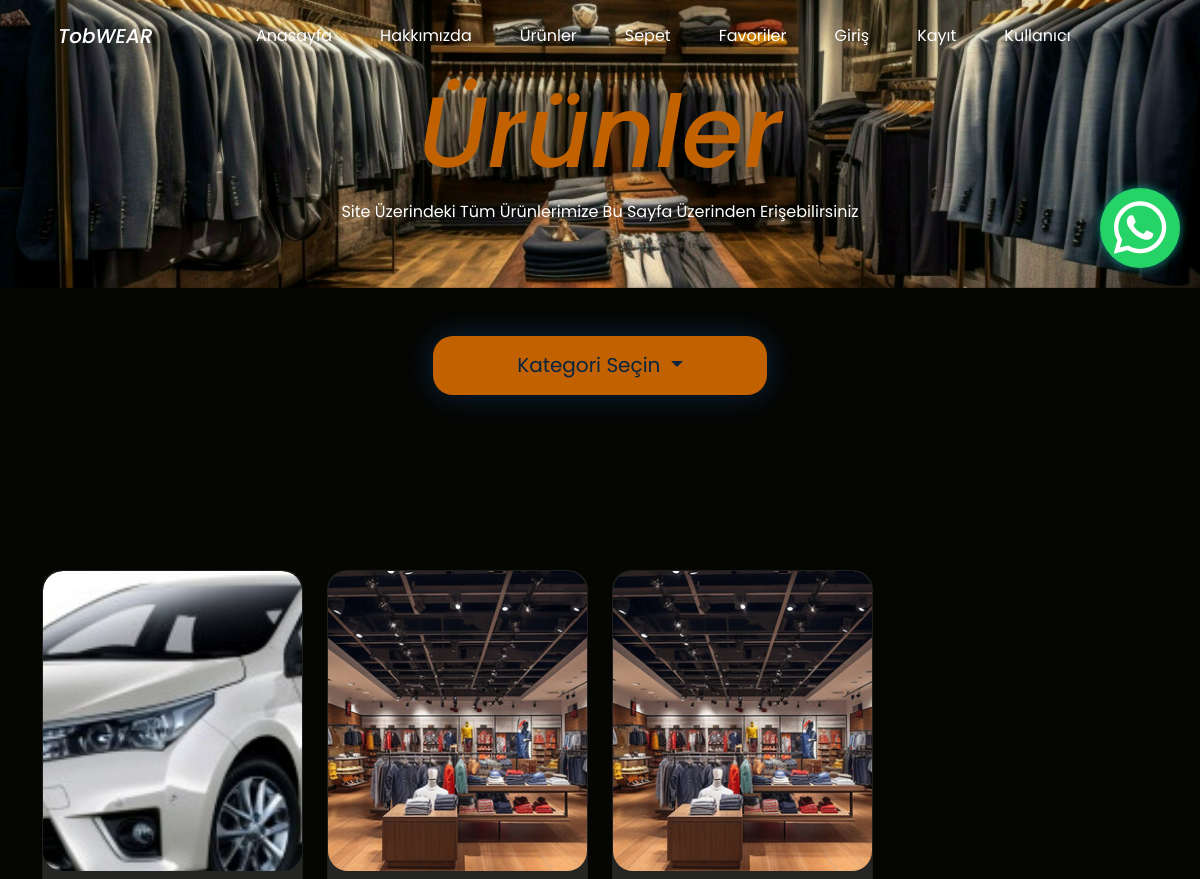
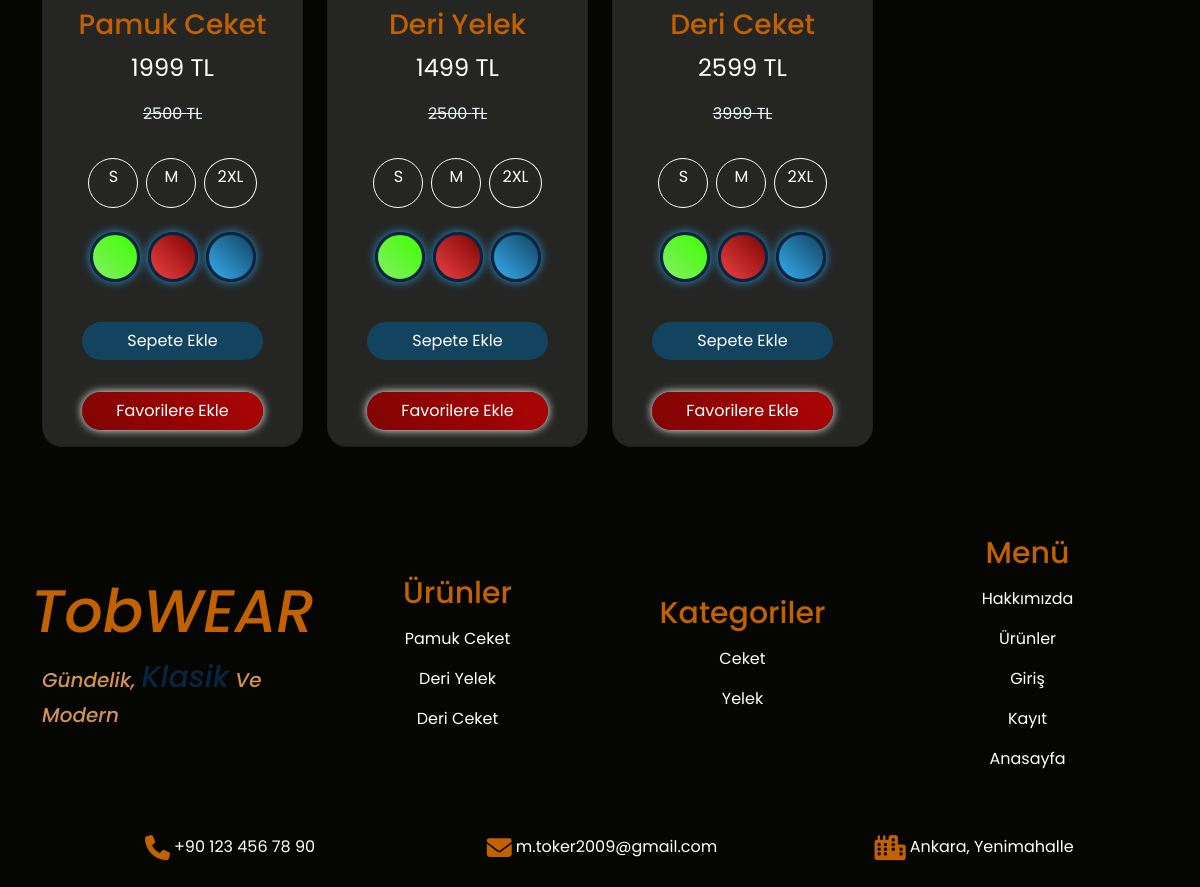
Screenshot of /products/ with the database file from the repository (2 pictures, top to bottom).
### shop/models.py (models this page shows, shortened)
class Product(models.Model):
    name = models.CharField(max_length=100,null=False,blank=False,verbose_name="Ürün İsmi")
    price = models.IntegerField(null=False,blank=False,verbose_name="Fiyat")
    discounted = models.IntegerField(null=False,blank=False,verbose_name="İndirimli Fiyat")
    features = models.ManyToManyField(ProductFeatures,null=True,blank=True,verbose_name="Ürün Özellikleri")
    colors = models.ManyToManyField(ProductColor,null=True,blank=True,verbose_name="Ürün Renkleri")
    sizes = models.ManyToManyField(ProductSize,null=False,blank=False,verbose_name="Ürün Bedenleri")
    images = models.ManyToManyField(ProductImage,null=False,blank=False,verbose_name="Resimler")
    description = models.TextField(null=True,blank=True)
    category = models.ForeignKey(ProductCategory,null=False,blank=False,verbose_name="Kategori",on_delete=models.CASCADE)
    slug = models.SlugField(null=False,blank=True,unique=True,db_index=True,verbose_name="URL")

class ProductImage(models.Model):
    images = models.ImageField(upload_to='images/')

class ProductSize(models.Model):
    SIZE_CHOICES = [
        ('size1', 'S'),
        ('size2', 'M'),
        ('size3', 'XL'),
        ('size4', '2XL')
    ]
    size = models.CharField(max_length=100,choices=SIZE_CHOICES)
    def __str__(self):
        return self.get_size_display()

class ProductColor(models.Model):
    COLOR_CHOICES = [
        ('color1', 'Yeşil'),
        ('color2', 'Kırmızı'),
        ('color3', 'Mavi'),
        ('color4', 'Siyah'),
        ('color5', 'Pembe')
    ]
    color = models.CharField(max_length=100,choices=COLOR_CHOICES)
    code = models.CharField(max_length=7,null=False,blank=False)
    code2 = models.CharField(max_length=7,null=False,blank=False)

class ProductCategory(models.Model):
    name = models.CharField(max_length=100,null=False,blank=False,verbose_name="Kategori İsmi")

### shop/views.py (the view, shortened to what this page needs)
# urls.py: path('products/',views.products,name="products"),
def products(request):
    productobjects = Product.objects.all()
    categories = ProductCategory.objects.filter(product__in=productobjects).distinct()
    footerproducts = Product.objects.filter()[:5]
    footercategorys = ProductCategory.objects.filter()[:5]
    context = {
        "productobjects": productobjects,
        "categories": categories,
        "footerproducts": footerproducts,
        "footercategorys": footercategorys
    }
    return render(request,"products.html", context)

### templates/products.html (shortened to what this page needs)
<!DOCTYPE html>
<html lang="en">
{% load static %}
<head>
    <link rel="stylesheet" href="{% static 'css/bootstrap.min.css' %}">
    <link rel="stylesheet" href="{% static 'css/style.css' %}">
    <link rel="stylesheet" href="https://cdnjs.cloudflare.com/ajax/libs/font-awesome/6.4.0/css/all.min.css">
</head>
<body>
    <div class="container-fluid pb-5" id="products-header-container">
        <nav class="navbar navbar-expand-lg py-3">
            <div class="container justify-content-center">
                <a class="navbar-brand text-white mx-3 navbar-title" href="/">TobWEAR</a>
                <div class="collapse navbar-collapse justify-content-center" id="navbarNav">
                    <ul class="navbar-nav">
                        <li class="nav-item mx-3">
                            <a class="nav-link text-white navbar-text" href="/">Anasayfa</a>
                        </li>
                        <li class="nav-item mx-3">
                            <a class="nav-link text-white navbar-text" href="{% url 'about' %}">Hakkımızda</a>
                        </li>
                        <li class="nav-item mx-3">
                            <a class="nav-link text-white navbar-text" href="{% url 'products' %}">Ürünler</a>
                        </li>
                        <li class="nav-item mx-3">
                            <a class="nav-link text-white navbar-text" href="{% url 'shoppingcard' %}">Sepet</a>
                        </li>
                        <li class="nav-item mx-3">
                            <a class="nav-link text-white navbar-text" href="{% url 'favorites' %}">Favoriler</a>
                        </li>
                        <li class="nav-item mx-3">
                            <a class="nav-link text-white navbar-text" href="{% url 'login' %}">Giriş</a>
                        </li>
                        <li class="nav-item mx-3">
                            <a class="nav-link text-white navbar-text" href="{% url 'register' %}">Kayıt</a>
                        </li>
                        <li class="nav-item mx-3">
                            <a class="nav-link text-white navbar-text" href="{% url 'updateuser' %}">Kullanıcı</a>
                        </li>
                    </ul>
                </div>
            </div>
        </nav>
        <a href="https://wa.me/905524521243?text=Merhaba%20destek%20istiyorum">
            <button class="whatsapp-button">
                <i class="fa-brands fa-whatsapp"></i>
            </button>
        </a>
        <div class="row">
            <h1 class="text-center products-title">Ürünler</h1>
            <p class="text-center text-white products-paragraph">Site Üzerindeki Tüm Ürünlerimize Bu Sayfa Üzerinden Erişebilirsiniz</p>
        </div>
    </div>
    <div class="container my-4">
        <div class="row text-center my-5">
            <div class="dropdown">
                <button class="btn btn-secondary dropdown-toggle" type="button" id="dropdownMenuButton1"
                    data-bs-toggle="dropdown" aria-expanded="false">
                    Kategori Seçin
                </button>
            </div>
        </div>
        <div class="row text-center my-5">
            <form>
            </form>
        </div>
        <div id="products-container">
            {% include "partials/product_list.html" %}
        </div>
    </div>
    <footer>
        <div class="container py-5" id="footer-container">
            <div class="row">
                <div class="col-md-3 d-flex flex-column justify-content-center align-items-center">
                    <h1 class="text-center footer-brand-title">TobWEAR</h1>
                    <p id="footer-brand-paragraph">Gündelik, <span id="footer-brand-span">Klasik</span> Ve Modern</p>
                </div>
                <div class="col-md-3 d-flex flex-column justify-content-center align-items-center">
                    <h2 class="text-center pb-2" id="footer-products-title">Ürünler</h2>
                    {% for product in footerproducts %}
                    <a href="{% url 'productdetail' product.slug %}" class="footer-products-a"><p class="footer-products text-white">{{ product.name }}</p></a>
                    {% endfor %}
                </div>
                <div class="col-md-3 d-flex flex-column justify-content-center align-items-center">
                    <h2 class="text-center pb-2" id="footer-products-title">Kategoriler</h2>
                    {% for category in footercategorys %}
                    <a href="{% url 'categorydetail' category.name %}" class="footer-products-a"><p class="footer-products text-white">{{ category.name }}</p></a>
                    {% endfor %}
                </div>
                <div class="col-md-3 d-flex flex-column justify-content-center align-items-center">
                    <h2 class="text-center pb-2" id="footer-products-title">Menü</h2>
                    <a href="{% url 'about' %}" class="footer-products-a"><p class="footer-products text-white">Hakkımızda</p></a>
                    <a href="{% url 'products' %}" class="footer-products-a"><p class="footer-products text-white">Ürünler</p></a>
                    <a href="{% url 'login' %}" class="footer-products-a"><p class="footer-products text-white">Giriş</p></a>
                    <a href="{% url 'register' %}" class="footer-products-a"><p class="footer-products text-white">Kayıt</p></a>
                    <a href="{% url 'index' %}" class="footer-products-a"><p class="footer-products text-white">Anasayfa</p></a>
                </div>
            </div>
            <div class="row mt-5">
                <div class="footer-contact d-flex flex-column flex-md-row justify-content-center align-items-center">
                    <div class="col-md-4 pb-3">
                        <span class="text-white d-flex justify-content-center"><i
                                class="fa-solid fa-phone contact-icon px-1"></i> +90 123 456 78 90 </span>
                    </div>
                    <div class="col-md-4 pb-3">
                        <span class="text-white d-flex justify-content-center"><i
                                class="fa-solid fa-envelope contact-icon px-1"></i> m.toker2009@gmail.com</span>
                    </div>
                    <div class="col-md-4 pb-3">
                        <span class="text-white d-flex justify-content-center"><i
                                class="fa-solid fa-city contact-icon px-1"></i> Ankara, Yenimahalle</span>
                    </div>
                </div>
            </div>
        </div>
    </footer>
</body>
</html>

### templates/partials/product_list.html (shortened to what this page needs)
<div class="row">
    {% for product in productobjects %}
    <div class="col-md-3 mb-3">
        <div class="card" id="carousel-card" data-product-name="{{ product.name }}">
            <div class="product-image-container">
                <a href="{% url 'productdetail' product.slug %}">
                    <img src="{{ product.images.first.images.url }}" class="img-fluid" id="carousel-image">
                </a>
            </div>
            <div class="product-detail-container py-3 d-flex flex-column justify-content-center">
                <h3 class="text-center px-3" id="product-detail-title">{{ product.name }}</h3>
                <p class="text-center text-white px-3 fs-4">{{ product.discounted }} TL</p>
                <span class="fs-6 text-center" id="product-detail-span">{{ product.price }} TL</span>
            </div>
            <div class="shopping-container d-flex justify-content-center my-3">
                {% for size in product.sizes.all %}
                <label class="btn btn-outline-primary sizebutton mx-1 mb-2" for="size-{{ forloop.counter }}-{{ product.id }}">{{ size }}</label>
                {% endfor %}
            </div>
            <div class="shopping-container d-flex justify-content-center">
                {% for color in product.colors.all %}
                <label class="btn btn-outline-primary partialdetail-colorbutton mx-1 mb-4" for="color-{{ forloop.counter }}-{{ product.id }}" style="background: linear-gradient(45deg, {{ color.code }}, {{ color.code2 }});"></label>
                {% endfor %}
            </div>
            <div class="shopping-button d-flex justify-content-center my-3">
                <button class="btn carddetail-addbasket" value="{{ product.id }}">Sepete Ekle</button>
            </div>
            {% if product in request.user.favorites.all %}
                <div class="deletefavorite-button d-flex justify-content-center my-3">
                    <button class="btn" name="deleteFavoriteButton">Favorilerden Çıkar</button>
                </div>
            {% else %}
                <div class="addfavorite-button d-flex justify-content-center my-3">
                    <button class="btn" name="favoriteButton">Favorilere Ekle</button>
                </div>
            {% endif %}
        </div>
    </div>
    {% endfor %}
</div>

### static/css/style.css (style rules this page uses)
:root { --custom-black : #12161b; --custom-blue : #124460; --custom-dark-blue : #082540; --custom-dark-green : #3b4704; --custom-brown : #3d0d04; --custom-orange : #c26100; --custom-orange-sup : #d29254; }
body { font-family: 'Poppins', 'Outfit', 'Ubuntu', sans-serif; background-color: #050502; }
#carousel-image { width: 100%; height: 350px; object-fit: cover; border-radius: 20px; }
#carousel-card { background-color: #252524; border-radius: 20px; transition: all 0.3s ease; overflow: visible !important; }
#product-detail-title { color: var(--custom-orange); }
#product-detail-span { color: aliceblue; text-decoration: line-through; }
.shopping-container label { border-radius: 50%; min-width: 50px; min-height: 50px; color: white; border: 1px solid white; }
.shopping-button button { color: white; background-color: var(--custom-blue); border-radius: 20px; width: 70%; transition: all 0.3s ease; }
.contact-icon { color: #c26100; font-size: 25px; }
#footer-brand-paragraph { font-size: 20px; font-family: 'Poppins', sans-serif; font-weight: 500; font-style: italic; color: var(--custom-orange-sup); }
#footer-brand-span { font-size: 30px; font-family: 'Poppins', sans-serif; font-weight: 500; font-style: italic; color: var(--custom-dark-blue); }
.footer-brand-title { font-size: 60px; font-family: 'Poppins', sans-serif; font-weight: 500; font-style: italic; color: var(--custom-orange); }
#footer-products-title { color: var(--custom-orange); font-size: 30px; }
.footer-products { transition: all 0.3s ease; }
.footer-products::after { content: ""; position: absolute; bottom: -3px; right: 0; width: 0; height: 2px; background-color: #fff; transition: width 0.4s ease; }
.footer-products-a { text-decoration: none; }
.navbar-title { font-family: 'Poppins', sans-serif; font-weight: 500; font-style: italic; transition: all 0.3s ease; }
.navbar-title::after { content: ""; position: absolute; bottom: -1px; right: 0; width: 0; height: 2px; background-color: var(--custom-orange); transition: width 0.4s ease; }
.navbar-text { transition: all 0.3s ease; }
.navbar-text::after { content: ""; position: absolute; bottom: -1px; right: 0; width: 0; height: 2px; background-color: var(--custom-orange); transition: width 0.4s ease; }
.products-title { color: var(--custom-orange); font-size: 100px; font-family: 'Poppins', sans-serif; font-weight: 500; font-style: italic; opacity: 0; animation: ilkanimasyon 1.5s forwards; transform: translateY(20px); }
.products-paragraph { opacity: 0; animation: ilkanimasyon 1.5s forwards; transform: translateY(20px); }
#products-header-container { background-image: url("../images/modern-men-fashion-in-retail-boutique-store-free-photo.jpg"); background-position: center; background-size: cover; }
.product-image-container { width: 100%; height: 300px; overflow: hidden; border-radius: 20px; }
#dropdownMenuButton1 { background-color: var(--custom-orange); color: var(--custom-dark-blue); border-radius: 20px; border: 0px; height: 140%; width: 30%; font-size: 20px; box-shadow: 0 0 30px var(--custom-dark-blue); transition: all 0.3s ease; opacity: 0; animation: ilkanimasyon 1.5s forwards; transform: translateY(20px); }
.partialdetail-colorbutton { border-radius: 50%; width: 50px; height: 50px; border: 3px solid var(--custom-dark-blue) !important; transition: all 0.3s ease; box-shadow: 0 0 10px #2b94d1; }
.addfavorite-button button { background: linear-gradient(45deg, #800404, #ac0505); border-radius: 20px; box-shadow: 0 0 10px #fff; color: #fff !important; transition: all 0.3s ease; width: 70%; }
.whatsapp-button { border-radius: 50%; background-color: #25D366; position: fixed; bottom: 20px; right: 20px; box-shadow: 0 0 10px #128C7E; border: 0px; text-align: center; width: 80px; height: 80px; transition: all 0.3s ease; }
.whatsapp-button i { color: #fff; font-size: 60px; }

### rows the page displays
Product: images.first.images (picture), name "Pamuk Ceket", discounted "1999", price "2500"
ProductSize: size "S"
ProductSize: size "M"
ProductSize: size "2XL"
Product: images.first.images (picture), name "Deri Yelek", discounted "1499", price "2500"
Product: images.first.images (picture), name "Deri Ceket", discounted "2599", price "3999"
ProductCategory: name "Ceket"
ProductCategory: name "Yelek"
